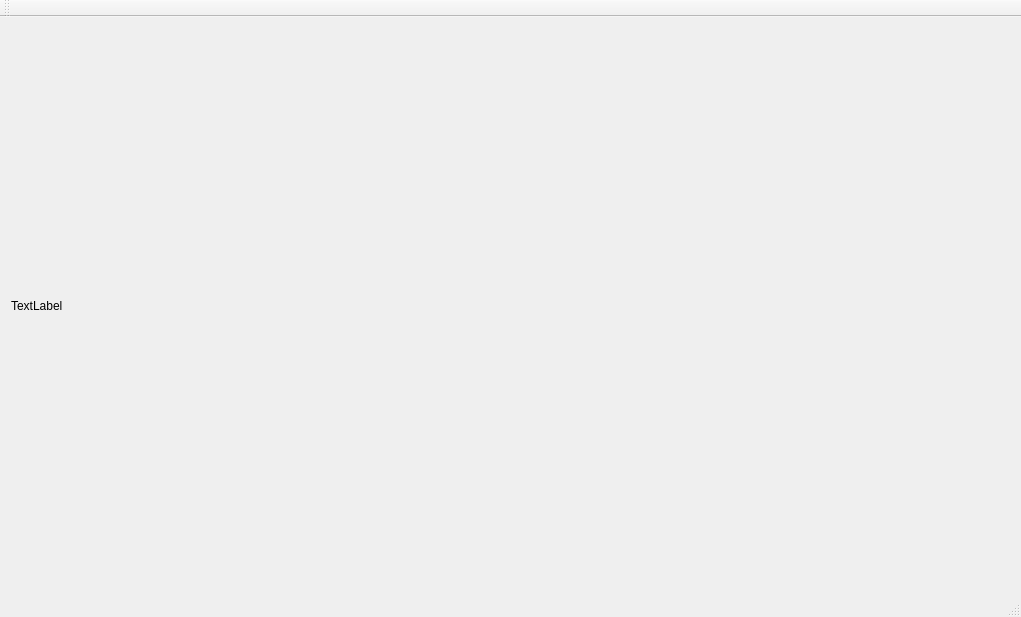
<?xml version="1.0" encoding="UTF-8"?>
<ui version="4.0">
 <class>MainWindow</class>
 <widget class="QMainWindow" name="MainWindow">
  <property name="geometry">
   <rect>
    <x>0</x>
    <y>0</y>
    <width>1021</width>
    <height>617</height>
   </rect>
  </property>
  <property name="windowTitle">
   <string>MainWindow</string>
  </property>
  <widget class="QWidget" name="centralWidget">
   <layout class="QGridLayout" name="gridLayout">
    <item row="0" column="0">
     <widget class="QLabel" name="label">
      <property name="text">
       <string>TextLabel</string>
      </property>
     </widget>
    </item>
   </layout>
  </widget>
  <widget class="QMenuBar" name="menuBar">
   <property name="geometry">
    <rect>
     <x>0</x>
     <y>0</y>
     <width>1021</width>
     <height>25</height>
    </rect>
   </property>
  </widget>
  <widget class="QToolBar" name="mainToolBar">
   <attribute name="toolBarArea">
    <enum>TopToolBarArea</enum>
   </attribute>
   <attribute name="toolBarBreak">
    <bool>false</bool>
   </attribute>
  </widget>
  <widget class="QStatusBar" name="statusBar"/>
 </widget>
 <layoutdefault spacing="6" margin="11"/>
 <resources/>
 <connections/>
</ui>
